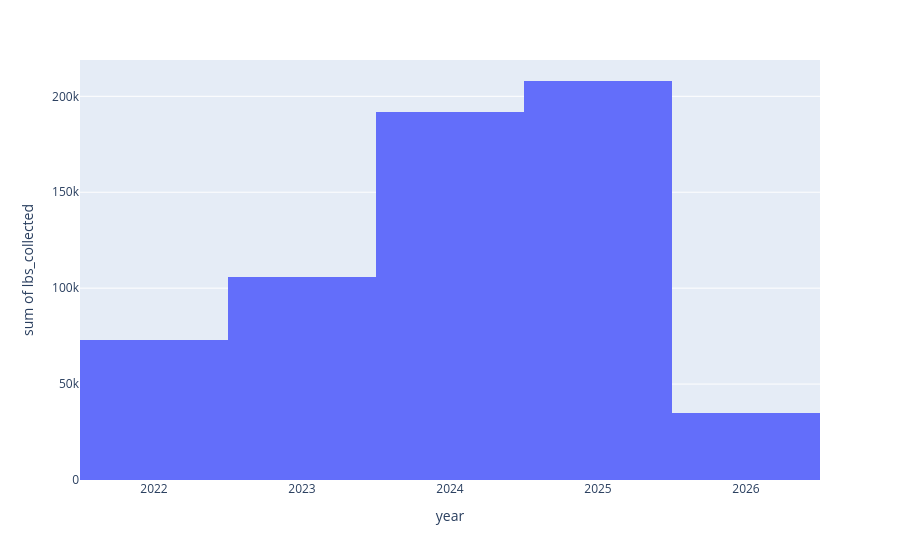

Notebook source saved alongside this figure:
### Code cell
#histogram by year
df_cleaner_hist_year = px.histogram(df_cleaner, x='year', y='lbs_collected')
df_cleaner_hist_year.show()

### Figure 1 — Plotly figure (JSON) as saved in the notebook; plotly's stock layout.template omitted (floating-point values rounded to 4 significant figures; data arrays with more than 128 entries replaced by an {"elided": "..."} marker saying what was removed)
{"data": [{"bingroup": "x", "histfunc": "sum", "hovertemplate": "year=%{x}<br>sum of lbs_collected=%{y}<extra></extra>", "legendgroup": "", "marker": {"color": "#636efa", "pattern": {"shape": ""}}, "name": "", "orientation": "v", "showlegend": false, "type": "histogram", "x": {"elided": "955 int values"}, "xaxis": "x", "y": {"elided": "955 float values"}, "yaxis": "y"}], "layout": {"barmode": "relative", "legend": {"tracegroupgap": 0}, "margin": {"t": 60}, "xaxis": {"anchor": "y", "domain": [0, 1], "title": {"text": "year"}}, "yaxis": {"anchor": "x", "domain": [0, 1], "title": {"text": "sum of lbs_collected"}}}}
